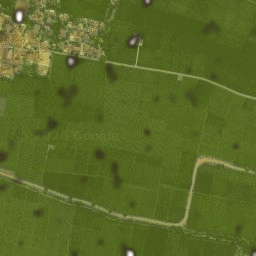
#> input picture dataset/sukses_panen/sukses_001_before.png, 256 x 256 px
$ python -i curate_pure_sawah_only.py   (imports and definitions only)
#> lines starting #> are read from the running program, lines starting #| are printed output that depends on the picture; after the words box and inside, x2 and y2 are one past the last pixel; in counts of white or black regions, pixels touching at a corner belong together
import os
import csv
import json
import math
import io
import zipfile
import urllib.request
import concurrent.futures
import numpy as np
from PIL import Image
import cv2

# [13 lines left out: functions deg2num, num2deg, not called in this run]

# Titik koordinat tepat di tengah hamparan sawah terbuka luas (JAUH DARI PERKAMPUNGAN / RUMAH)
PURE_SAWAH_LOCATIONS = [
    # Karawang (Hamparan Sawah Murni Terbuka Pantura)
    ('Karawang_Rawamerta_Sawah', -6.2100, 107.3500),
    ('Karawang_Jayakerta_Sawah', -6.1100, 107.3100),
    ('Karawang_Kutawaluya_Sawah', -6.1600, 107.3700),
    ('Karawang_Tempuran_Sawah', -6.2000, 107.4800),
    ('Karawang_Cilamaya_Sawah', -6.2500, 107.5500),
    ('Karawang_Pedes_Sawah', -6.0800, 107.4100),
    ('Karawang_Cibuaya_Sawah', -6.0500, 107.3400),
    ('Karawang_Lemahabang_Sawah', -6.2350, 107.4350),
    # Indramayu (Lautan Sawah Terbuka Pantura)
    ('Indramayu_Losarang_Sawah', -6.4100, 108.1500),
    ('Indramayu_Kandanghaur_Sawah', -6.3600, 108.0900),
    ('Indramayu_Sukra_Sawah', -6.3200, 107.9700),
    ('Indramayu_Anjatan_Sawah', -6.4000, 107.9600),
    ('Indramayu_Terisi_Sawah', -6.4800, 108.1100),
    ('Indramayu_Gabuswetan_Sawah', -6.4550, 108.2100)
]

def detect_buildings(arr):
    """
    Detektor Bangunan / Pemukiman Berbasis Morfologi & Warna Genteng / Seng.
    Memastikan nol bangunan rumah pada citra satelit Zoom 18.
    """
    hsv = cv2.cvtColor(arr, cv2.COLOR_RGB2HSV)
#> hsv: shape (256, 256, 3); mean H, S, V 37, 162.8, 105.2
    r = arr[:, :, 0].astype(int)
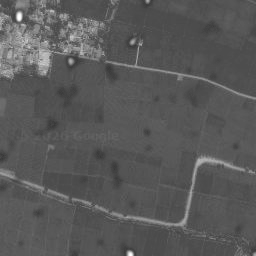
#> r: shape (256, 256) int64; min 55, max 255, mean 88.8
    g = arr[:, :, 1].astype(int)
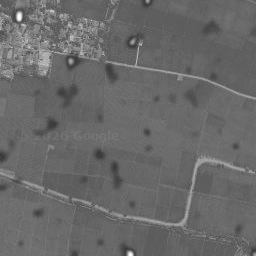
#> g: shape (256, 256) int64; min 50, max 252, mean 104.8
    b = arr[:, :, 2].astype(int)
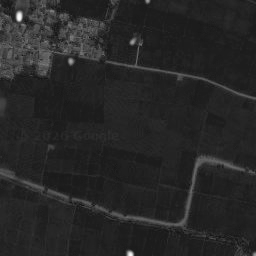
#> b: shape (256, 256) int64; min 16, max 248, mean 38.8

    # 1. Terracotta / Red-Orange Clay Tile Roof Mask
    terra_mask = (r > 130) & (r - g > 25) & (r - b > 40) & (hsv[:, :, 1] > 60)
#> terra_mask: shape (256, 256) bool; every value is 0
    num_labels, labels, stats, centroids = cv2.connectedComponentsWithStats(terra_mask.astype(np.uint8))
#> labels: shape (256, 256) int32; every value is 0
#> num_labels = 1; stats = [[0, 0, 256, 256, 65536]]; centroids = [[127.5, 127.5]]
    house_blobs = 0
    for i in range(1, num_labels):
        area = stats[i, cv2.CC_STAT_AREA]
        w = stats[i, cv2.CC_STAT_WIDTH]
        h_dim = stats[i, cv2.CC_STAT_HEIGHT]
        # Atap rumah minimal ukuran 10x10 px (~6m x 6m pada Zoom 18)
        if area >= 180 and w >= 10 and h_dim >= 10:
            house_blobs += 1
#> after the loop, house_blobs = 0

    # 2. Zinc / Metallic Roof Mask (Sangat terang, desaturasi)
    zinc_mask = (hsv[:, :, 2] > 235) & (hsv[:, :, 1] < 25)
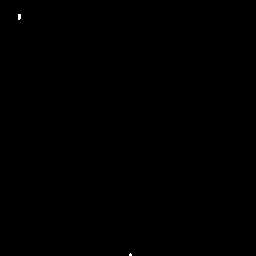
#> zinc_mask: shape (256, 256) bool; 0.04% white; 2 white regions (2 under 20 px)
    num_labels_z, _, stats_z, _ = cv2.connectedComponentsWithStats(zinc_mask.astype(np.uint8))
#> num_labels_z = 3; stats_z = [[0, 0, 256, 256, 65512], [18, 14, 3, 6, 17], [129, 253, 3, 3, 7]]
    zinc_blobs = 0
    for i in range(1, num_labels_z):
        area = stats_z[i, cv2.CC_STAT_AREA]
        w = stats_z[i, cv2.CC_STAT_WIDTH]
        h_dim = stats_z[i, cv2.CC_STAT_HEIGHT]
        if area >= 200 and w >= 10 and h_dim >= 10:
            zinc_blobs += 1
#> this loop made 2 passes
#> (area, w, h_dim) on passes 1 to 2: (17, 3, 6), (7, 3, 3)
#> after the loop, zinc_blobs = 0

    return house_blobs, zinc_blobs

# [299 lines left out: functions fetch_and_validate_tile, main, not called in this run]

# [2 lines not run here, left out]

>>> import cv2
>>> picture = cv2.cvtColor(cv2.imread('../dataset/sukses_panen/sukses_001_before.png'), cv2.COLOR_BGR2RGB)
>>> result = detect_buildings(picture)
#> result = (0, 0)

$ run again, on dataset/sukses_panen/sukses_005_before.png
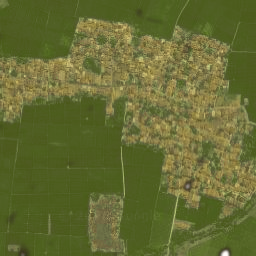
#> input picture dataset/sukses_panen/sukses_005_before.png, 256 x 256 px
#> hsv: shape (256, 256, 3); mean H, S, V 33.4, 141.9, 110.6
#> in detect_buildings, `r = arr[:, :, 0].astype(int)`:
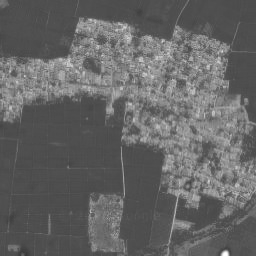
#> r: shape (256, 256) int64; min 55, max 255, mean 101.3
#> in detect_buildings, `b = arr[:, :, 2].astype(int)`:
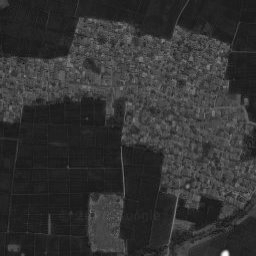
#> b: shape (256, 256) int64; min 12, max 248, mean 50.8
#> terra_mask: shape (256, 256) bool; every value is 0
#> labels: shape (256, 256) int32; every value is 0
#> num_labels = 1; stats = [[0, 0, 256, 256, 65536]]; centroids = [[127.5, 127.5]]
#> after the loop in detect_buildings, `for i in range(1, num_labels):`: house_blobs = 0
#> zinc_mask: shape (256, 256) bool; 0.02% white; 1 white region (1 under 20 px)
#> num_labels_z = 2; stats_z = [[0, 0, 256, 256, 65521], [223, 252, 5, 4, 15]]
#> the loop in detect_buildings, `for i in range(1, num_labels_z):` made 1 pass
#> (area, w, h_dim) on pass 1: (15, 5, 4)
#> after the loop in detect_buildings, `for i in range(1, num_labels_z):`: zinc_blobs = 0
#> result = (0, 0)

$ run again, on dataset/sukses_panen/sukses_006_before.png
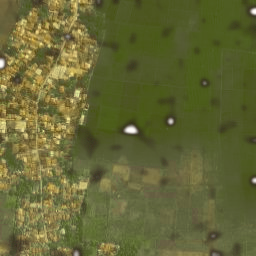
#> input picture dataset/sukses_panen/sukses_006_before.png, 256 x 256 px
#> hsv: shape (256, 256, 3); mean H, S, V 31.6, 128.1, 106.1
#> in detect_buildings, `b = arr[:, :, 2].astype(int)`:
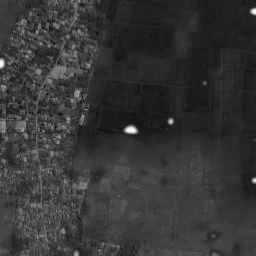
#> b: shape (256, 256) int64; min 12, max 248, mean 53.8
#> in detect_buildings, `terra_mask = (r > 130) & (r - g > 25) & (r - b > 40) & (hsv[:, :, 1] >..`:
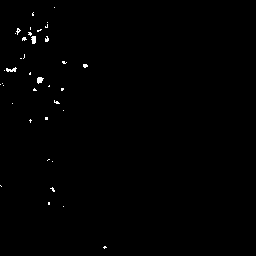
#> terra_mask: shape (256, 256) bool; 0.47% white in thin lines or dots, all inside (x1, y1, x2, y2) = (0, 7, 107, 249)
#> labels: shape (256, 256) int32; 39 distinct labels, from 0 to 38
#> num_labels = 39; stats = 39 rows, first 6: [0, 0, 256, 256, 65228], [54, 7, 1, 1, 1], [32, 12, 2, 4, 6], [47, 22, 1, 1, 1], [45, 24, 3, 4, 7], [30, 27, 1, 3, 3]; centroids = 39 pairs, first value 0 to 127.9, second value 7 to 246.9
#> the loop in detect_buildings, `for i in range(1, num_labels):` made 38 passes
#> (area, w, h_dim) on passes 11, 17, 20: (33, 5, 8), (33, 11, 5), (34, 7, 7)
#> after the loop in detect_buildings, `for i in range(1, num_labels):`: house_blobs = 0
#> zinc_mask: shape (256, 256) bool; 0.07% white; 3 white regions (2 under 20 px), largest, box (x1, y1, x2, y2) and area: (127, 128, 135, 132) 26
#> num_labels_z = 4; stats_z = [[0, 0, 256, 256, 65487], [253, 10, 3, 3, 9], [0, 61, 3, 6, 14], [127, 128, 8, 4, 26]]
#> the loop in detect_buildings, `for i in range(1, num_labels_z):` made 3 passes
#> (area, w, h_dim) on pass 3: (26, 8, 4)
#> after the loop in detect_buildings, `for i in range(1, num_labels_z):`: zinc_blobs = 0
#> result = (0, 0)

$ run again, on dataset/sukses_panen/sukses_007_before.png
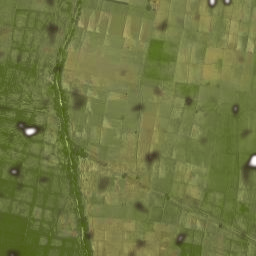
#> input picture dataset/sukses_panen/sukses_007_before.png, 256 x 256 px
#> hsv: shape (256, 256, 3); mean H, S, V 34.2, 112.4, 117.6
#> in detect_buildings, `r = arr[:, :, 0].astype(int)`:
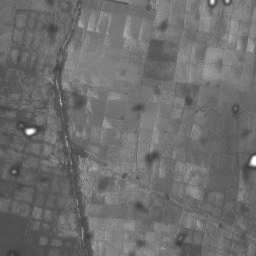
#> r: shape (256, 256) int64; min 55, max 255, mean 109.8
#> in detect_buildings, `b = arr[:, :, 2].astype(int)`:
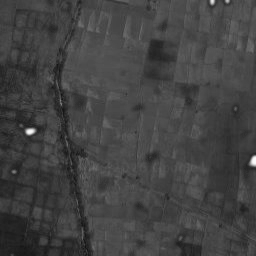
#> b: shape (256, 256) int64; min 18, max 248, mean 66.4
#> terra_mask: shape (256, 256) bool; every value is 0
#> labels: shape (256, 256) int32; every value is 0
#> num_labels = 1; stats = [[0, 0, 256, 256, 65536]]; centroids = [[127.5, 127.5]]
#> after the loop in detect_buildings, `for i in range(1, num_labels):`: house_blobs = 0
#> zinc_mask: shape (256, 256) bool; 0.06% white; 3 white regions (2 under 20 px), largest, box (x1, y1, x2, y2) and area: (252, 157, 256, 164) 23
#> num_labels_z = 4; stats_z = [[0, 0, 256, 256, 65497], [212, 0, 1, 1, 1], [28, 130, 5, 4, 15], [252, 157, 4, 7, 23]]
#> the loop in detect_buildings, `for i in range(1, num_labels_z):` made 3 passes
#> (area, w, h_dim) on pass 3: (23, 4, 7)
#> after the loop in detect_buildings, `for i in range(1, num_labels_z):`: zinc_blobs = 0
#> result = (0, 0)
